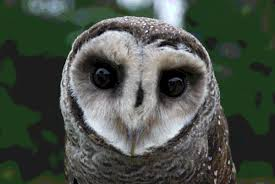
#> input picture image.jpeg, 275 x 184 px
$ python image.py
#> lines starting #> are read from the running program, lines starting #| are printed output that depends on the picture
from PIL import Image #importing required libs
import numpy as np

#encryption
img1 = (Image.open('image.jpeg').convert('L'))
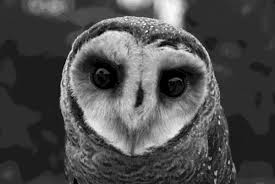
#> img1: PIL image 275x184 L; min 0, max 253, mean 76
img1.show()   #showing the image that will be encrypted

#> (the run stopped early here; a loop or call above may not have finished)
